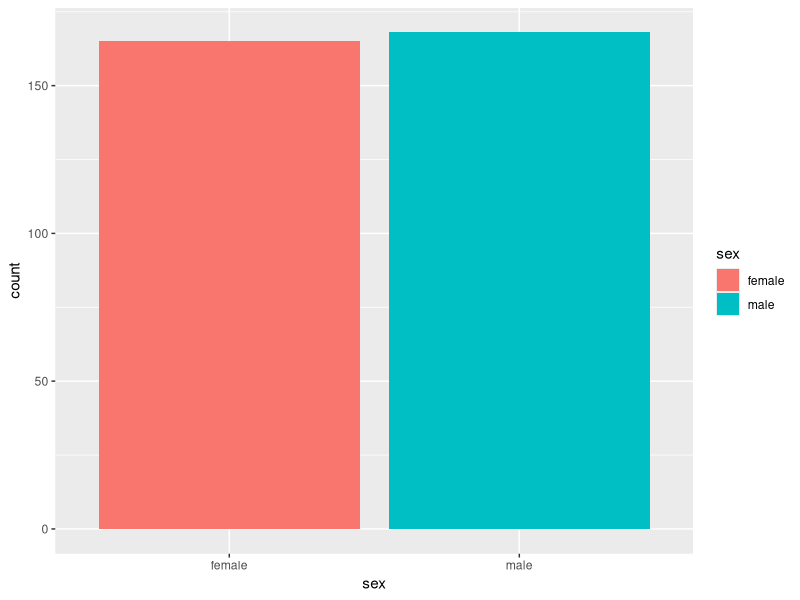
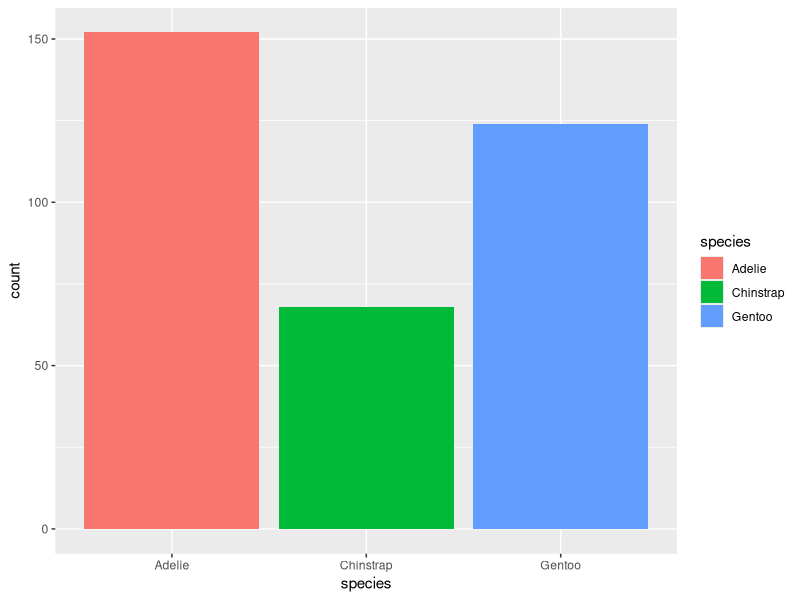
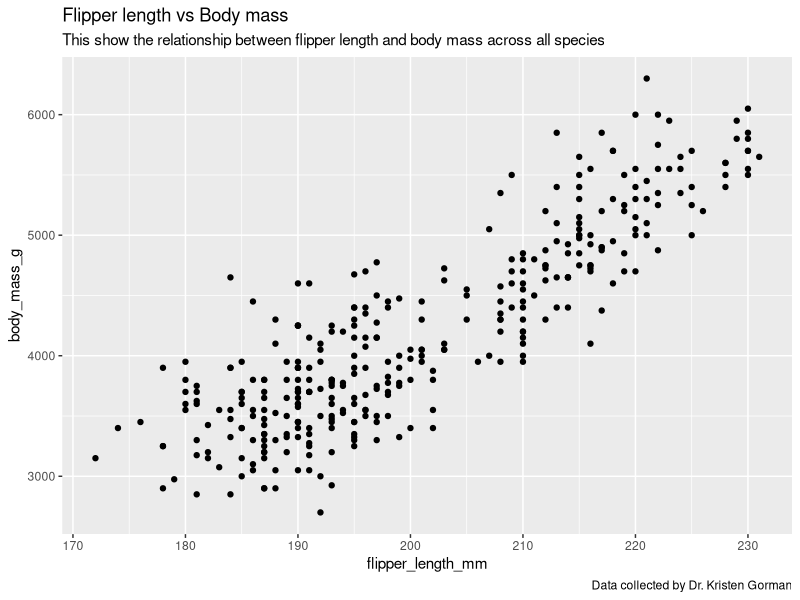
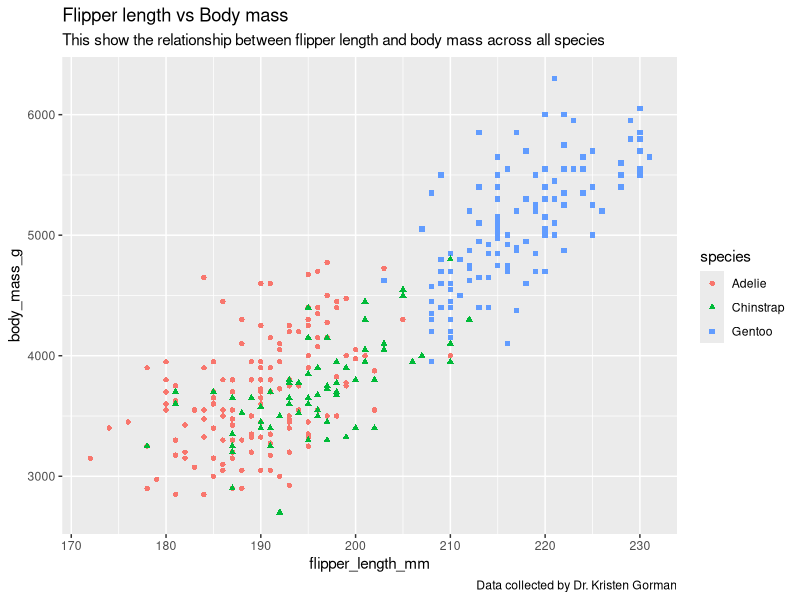
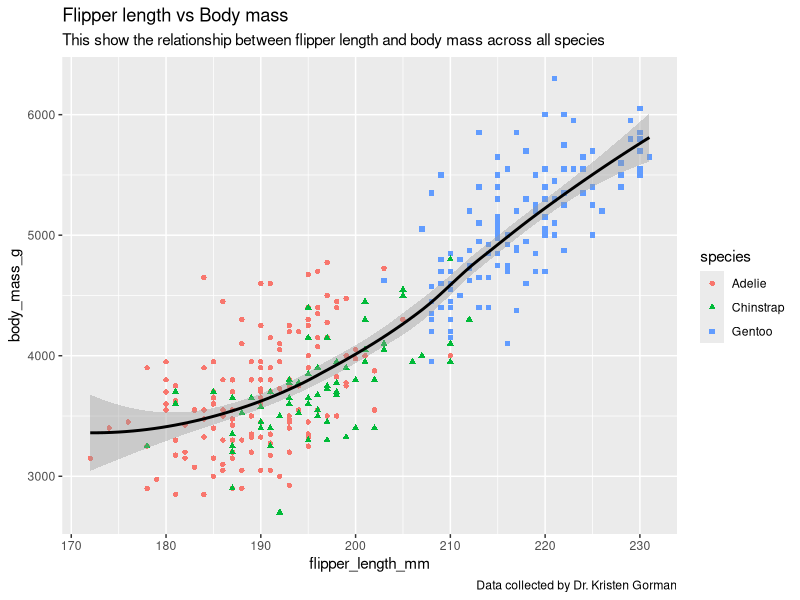
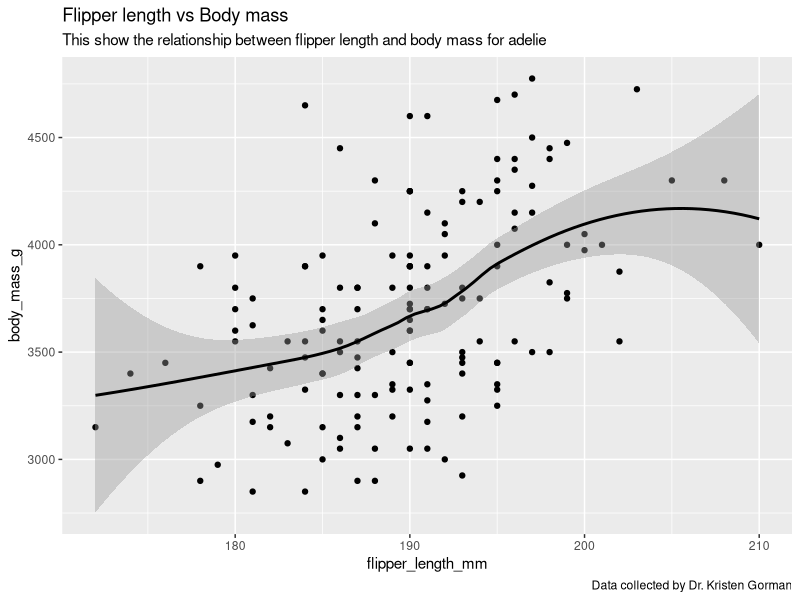
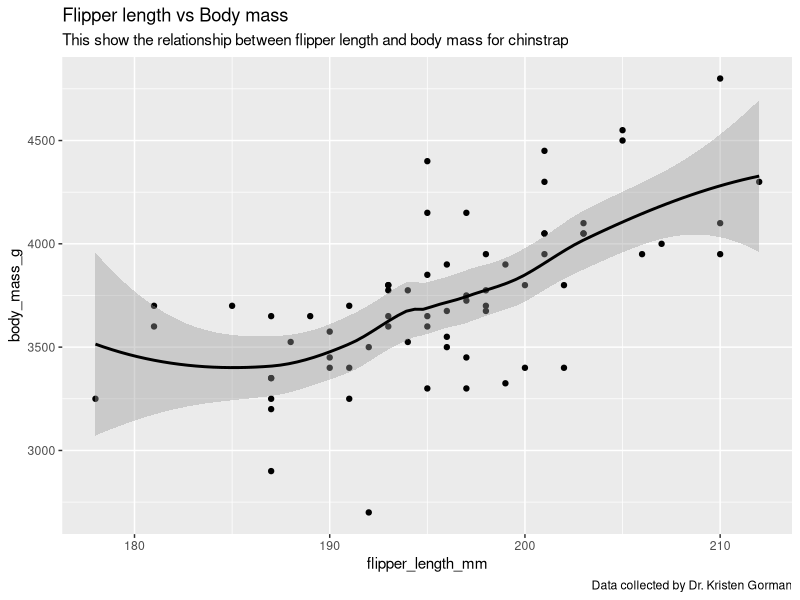
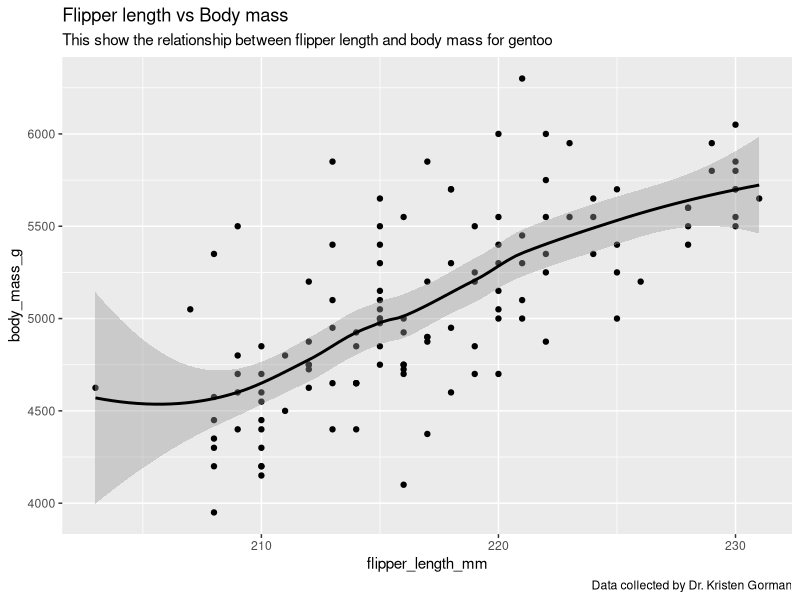

Write R code to recreate these figures, in order.
## ---- chunk 1
knitr::opts_chunk$set(echo = TRUE)
## ---- chunk 2

library(tidyverse)
library(palmerpenguins)
library(dplyr)
library(skimr)

## ---- chunk 3

head(penguins)

## ---- chunk 4
colnames(penguins)
## ---- chunk 5
str(penguins)
## ---- chunk 6
skim_without_charts(penguins)
## ---- chunk 7
glimpse(penguins)
## ---- chunk 8
penguins <- penguins %>% mutate(body_mass_kg = body_mass_g/1000)
## ---- chunk 9
penguins %>% count(sex)
## ---- chunk 10

filtered_data <- penguins %>% filter(sex != 'NA')

## ---- chunk 11
filtered_data %>% summary()
skim_without_charts(filtered_data)

## ---- chunk 12
penguins %>% 
  group_by(species) %>% 
  summarize(across(where(is.numeric), mean, na.rm = TRUE))

## ---- chunk 13


ggplot(data=filtered_data)+geom_bar(mapping=aes(x=sex,fill=sex))


## ---- chunk 14
penguins %>%
  count(species)
## ---- chunk 15

ggplot(data=penguins)+geom_bar(mapping=aes(x=species,fill=species))

## ---- chunk 16


ggplot(data=penguins)+geom_point(mapping=aes(x=flipper_length_mm, y=body_mass_g))+
  labs(title="Flipper length vs Body mass",subtitle="This show the relationship between flipper length and body mass across all species",caption="Data collected by Dr. Kristen Gorman")

## ---- chunk 17


ggplot(data=penguins)+geom_point(mapping=aes(x=flipper_length_mm, y=body_mass_g,color=species,shape=species))+
  labs(title="Flipper length vs Body mass",subtitle="This show the relationship between flipper length and body mass across all species",caption="Data collected by Dr. Kristen Gorman")


## ---- chunk 18

ggplot(data=penguins)+geom_point(mapping=aes(x=flipper_length_mm, y=body_mass_g,color=species,shape=species)) +
  geom_smooth(mapping=aes(x=flipper_length_mm, y=body_mass_g),color = 'black')+
  labs(title="Flipper length vs Body mass",subtitle="This show the relationship between flipper length and body mass across all species",caption="Data collected by Dr. Kristen Gorman")

## ---- chunk 19
penguins %>% filter(species == "Adelie")  %>% ggplot()+geom_point(mapping=aes(x=flipper_length_mm, y=body_mass_g))+
  geom_smooth(mapping=aes(x=flipper_length_mm, y=body_mass_g),color = 'black')+
  labs(title="Flipper length vs Body mass",subtitle="This show the relationship between flipper length and body mass for adelie",caption="Data collected by Dr. Kristen Gorman")


## ---- chunk 20
penguins %>% filter(species == "Chinstrap")  %>% ggplot()+geom_point(mapping=aes(x=flipper_length_mm, y=body_mass_g))+
  geom_smooth(mapping=aes(x=flipper_length_mm, y=body_mass_g),color = 'black')+
  labs(title="Flipper length vs Body mass",subtitle="This show the relationship between flipper length and body mass for chinstrap",caption="Data collected by Dr. Kristen Gorman")


## ---- chunk 21

penguins %>% filter(species == "Gentoo")  %>% ggplot()+geom_point(mapping=aes(x=flipper_length_mm, y=body_mass_g))+
  geom_smooth(mapping=aes(x=flipper_length_mm, y=body_mass_g),color = 'black')+
  labs(title="Flipper length vs Body mass",subtitle="This show the relationship between flipper length and body mass for gentoo",caption="Data collected by Dr. Kristen Gorman")
## ---- chunk 22

ggplot(data=penguins)+geom_point(mapping=aes(x=flipper_length_mm, y=body_mass_g,color=species,shape=species))+
  facet_wrap(~species)+
  labs(title="Flipper length vs Body mass",subtitle="This show the relationship between flipper length and body mass across all species separately",caption="Data collected by Dr. Kristen Gorman")


## ---- chunk 23

ggplot(data=filtered_data)+geom_point(mapping=aes(x=flipper_length_mm, y=body_mass_g,color=species,shape=species))+
  facet_wrap(~sex)+
  labs(title="Flipper length vs Body mass",subtitle="This show the effect of the sex on the relationship between flipper length and body mass",caption="Data collected by Dr. Kristen Gorman")


## ---- chunk 24
ggplot(data=penguins)+geom_point(mapping=aes(x=bill_length_mm, y=body_mass_g))+
  labs(title="Bill length vs Body mass",subtitle="This show the relationship between bill length and body mass across all species",caption="Data collected by Dr. Kristen Gorman")


## ---- chunk 25

ggplot(data=penguins)+geom_point(mapping=aes(x=bill_length_mm, y=body_mass_g,color=species,shape=species))+
  labs(title="Bill length vs Body mass",subtitle="This show the relationship between bill length and body mass across all species",caption="Data collected by Dr. Kristen Gorman")


## ---- chunk 26

ggplot(data=penguins)+geom_point(mapping=aes(x=bill_length_mm, y=body_mass_g,color=species,shape=species)) +
  geom_smooth(mapping=aes(x=bill_length_mm, y=body_mass_g),color = 'black')+
  labs(title="Bill length vs Body mass",subtitle="This show the relationship between bill length and body mass across all species",caption="Data collected by Dr. Kristen Gorman")


## ---- chunk 27
penguins %>% filter(species == "Adelie")  %>% ggplot()+geom_point(mapping=aes(x=bill_length_mm, y=body_mass_g))+
  geom_smooth(mapping=aes(x=bill_length_mm, y=body_mass_g),color = 'black')+
  labs(title="Bill length vs Body mass",subtitle="This show the relationship between bill length and body mass for adelie",caption="Data collected by Dr. Kristen Gorman")


## ---- chunk 28
penguins %>% filter(species == "Chinstrap")  %>% ggplot()+geom_point(mapping=aes(x=bill_length_mm, y=body_mass_g))+
  geom_smooth(mapping=aes(x=bill_length_mm, y=body_mass_g),color = 'black')+
  labs(title="Bill length vs Body mass",subtitle="This show the relationship between bill length and body mass for chinstrap",caption="Data collected by Dr. Kristen Gorman")


## ---- chunk 29

penguins %>% filter(species == "Gentoo")  %>% ggplot()+geom_point(mapping=aes(x=bill_length_mm, y=body_mass_g))+
  geom_smooth(mapping=aes(x=bill_length_mm, y=body_mass_g),color = 'black')+
  labs(title="Bill length vs Body mass",subtitle="This show the relationship between bill length and body mass for gentoo",caption="Data collected by Dr. Kristen Gorman")

## ---- chunk 30
ggplot(data=penguins)+geom_point(mapping=aes(x=bill_length_mm, y=body_mass_g,color=species,shape=species))+
  facet_wrap(~species)+
  labs(title="Bill length vs Body mass",subtitle="This show the relationship between bill length and body mass across all species",caption="Data collected by Dr. Kristen Gorman")


## ---- chunk 31

ggplot(data=filtered_data)+geom_point(mapping=aes(x=bill_length_mm, y=body_mass_g,color=species,shape=species))+
  facet_wrap(~sex)+
  labs(title="Bill length vs Body mass",subtitle="This show the effect of the sex on the relationship between bill length and body mass",caption="Data collected by Dr. Kristen Gorman")


## ---- chunk 32

ggplot(data=filtered_data)+geom_point(mapping=aes(x=bill_length_mm, y=body_mass_g,color=species,shape=species))+
  facet_wrap(~island)+
  geom_smooth(mapping=aes(x=bill_length_mm, y=body_mass_g),color = 'black')+
  labs(title="Bill length vs Body mass",subtitle="This show the effect of the location on the relationship between bill length and body mass",caption="Data collected by Dr. Kristen Gorman")

## ---- chunk 33

ggplot(data=filtered_data)+geom_point(mapping=aes(x=flipper_length_mm, y=body_mass_g,color=species,shape=species))+
  facet_wrap(~island)+
  geom_smooth(mapping=aes(x=flipper_length_mm, y=body_mass_g),color = 'black')+
  labs(title="Flipper length vs Body mass",subtitle="This show the effect of the location on the relationship between flipper length and body mass",caption="Data collected by Dr. Kristen Gorman")


